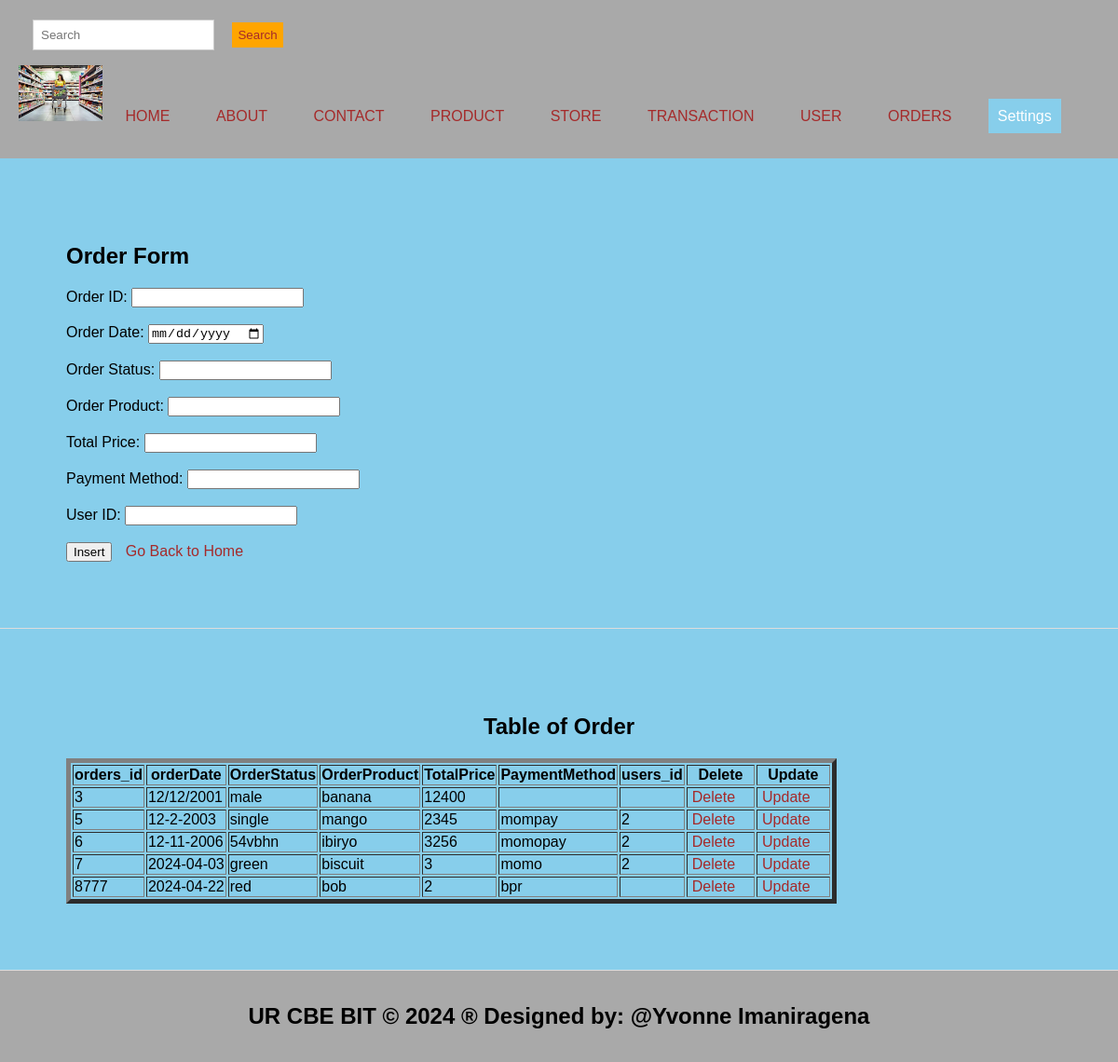
Page /222010062ImaniragenaYvonne/order.php on the committed database.
### tables this page shows
CREATE TABLE `orders` (
  `Orders_id` int(10) NOT NULL,
  `orderDate` varchar(220) DEFAULT NULL,
  `OrderStatus` varchar(220) DEFAULT NULL,
  `OrderProduct` varchar(220) DEFAULT NULL,
  `TotalPrice` varchar(220) DEFAULT NULL,
  `PaymentMethod` varchar(220) DEFAULT NULL,
  `Users_id` int(11) DEFAULT NULL
);

### 222010062ImaniragenaYvonne/order.php (the view, shortened to what this page needs)
<!DOCTYPE html>
<html lang="en">
<head>
  <link rel="stylesheet" type="text/css" href="style.css" title="style 1" media="screen, tv, projection, handheld, print"/>
</head>
<body style="background-color: skyblue;">
<header>
  <form class="d-flex" role="search" action="search.php">
    <input class="form-control me-2" type="search" placeholder="Search" aria-label="Search" name="query">
    <button class="btn btn-outline-success" type="submit">Search</button>
  </form>
  <ul style="list-style-type: none; padding: 0;">
    <li style="display: inline; margin-right: 10px;">
      <img src="./Images/store.AVIF" width="90" height="60" alt="Logo">
    </li>
    <li style="display: inline; margin-right: 10px;"><a href="./home.html">HOME</a></li>
    <li style="display: inline; margin-right: 10px;"><a href="./about.html">ABOUT</a></li>
    <li style="display: inline; margin-right: 10px;"><a href="./contact.html">CONTACT</a></li>
    <li style="display: inline; margin-right: 10px;"><a href="./product.php">PRODUCT</a></li>
    <li style="display: inline; margin-right: 10px;"><a href="./store.php">STORE</a></li>
    <li style="display: inline; margin-right: 10px;"><a href="./transaction.php">TRANSACTION</a></li>
    <li style="display: inline; margin-right: 10px;"><a href="./Users.php">USER</a></li>
    <li style="display: inline; margin-right: 10px;"><a href="./order.php">ORDERS</a></li>
    <li class="dropdown" style="display: inline; margin-right: 10px;">
      <a href="#" style="padding: 10px; color: white; background-color: skyblue; text-decoration: none; margin-right: 15px;">Settings</a>
    </li>
  </ul>
</header>
<section>
  <h1>Order Form</h1>
   <form method="post" onsubmit="return confirmInsert();">
  <form method="post">
    <label for="order_id">Order ID:</label>
    <input type="number" id="order_id" name="Orders_id" required><br><br>
    <label for="order_date">Order Date:</label>
    <input type="date" id="order_date" name="orderDate" required><br><br>
    <label for="order_status">Order Status:</label>
    <input type="text" id="order_status" name="OrderStatus" required><br><br>
    <label for="order_product">Order Product:</label>
    <input type="text" id="order_product" name="OrderProduct" required><br><br>
    <label for="total_price">Total Price:</label>
    <input type="number" id="total_price" name="TotalPrice" required><br><br>
    <label for="payment_method">Payment Method:</label>
    <input type="text" id="payment_method" name="PaymentMethod" required><br><br>
    <label for="user_id">User ID:</label>
    <input type="number" id="user_id" name="Users_id" required><br><br>
    <input type="submit" name="add" value="Insert">
    <a href="./home.html">Go Back to Home</a>
  </form>
</section>
<section>
  <center><h2>Table of Order</h2></center>
  <table border="5">
    <tr>
      <th>orders_id</th>
      <th>orderDate</th>
      <th>OrderStatus</th>
      <th>OrderProduct</th>
      <th>TotalPrice</th>
      <th>PaymentMethod</th>
      <th>users_id</th>
      <th>Delete</th>
      <th>Update</th>
    </tr>
    <?php
    $host = "localhost";
    $user = "root";
    $pass = "";
    $database = "online_store_management_system";
    $connection = new mysqli($host, $user, $pass, $database);
    $sql = "SELECT * FROM Orders";
    $result = $connection->query($sql);
    if ($result->num_rows > 0) {
        while ($row = $result->fetch_assoc()) {
            $Orders_id = $row['Orders_id'];
            echo "<tr>
                <td>" . $row['Orders_id'] . "</td>
                <td>" . $row['orderDate'] . "</td>
                <td>" . $row['OrderStatus'] . "</td>
                <td>" . $row['OrderProduct'] . "</td>
                <td>" . $row['TotalPrice'] . "</td>
                <td>" . $row['PaymentMethod'] . "</td>
                <td>" . $row['Users_id'] . "</td>
                <td><a style='padding:4px' href='delete_order.php?Orders_id=$Orders_id'>Delete</a></td>
                <td><a style='padding:4px' href='update_order.php?Orders_id=$Orders_id'>Update</a></td>
            </tr>";
        }
    } else {
        echo "<tr><td colspan='7'>No data found</td></tr>";
    }
    ?>
  </table>
</section>
<footer>
  <center><b><h2>UR CBE BIT &copy; 2024 &reg; Designed by: @Yvonne Imaniragena</h2></b></center>
</footer>
</body>
</html>

### 222010062ImaniragenaYvonne/style.css (style rules this page uses)
body { font-family: Arial, sans-serif; margin: 0; padding: 0; }
.form-control { padding: 8px; margin-left: 4px; border: 1px solid #ccc; }
.btn { padding: 6px; background-color: orange; color: brown; border: none; }
.dropdown { position: relative; display: inline; margin-right: 10px; }
body { font-family: Arial,sans-serif; margin:0; padding:0; }
header { background-color:darkgray; padding: 20px; }
.dropdown { position: right; display:right; direction:rtl; }
section { padding:28px; border-bottom: 1px solid #ddd; }
footer { text-align: center; padding: 15px; background-color:darkgray; }

### 222010062ImaniragenaYvonne/order.php (style rules this page uses)
a { padding: 10px; color: white; background-color: mango; text-decoration: none; margin-right: 15px; }
a:link { color: brown; }
button.btn { margin-left: 15px; margin-top: 4px; }
input.form-control { margin-left: 15px; padding: 8px; }
section { padding: 71px; border-bottom: 1px solid #ddd; }
footer { text-align: center; padding: 15px; background-color: darkgray; }

### rows in the picture
orders: Orders_id "3", orderDate "12/12/2001", OrderStatus "male", OrderProduct "banana", TotalPrice "12400"
orders: Orders_id "5", orderDate "12-2-2003", OrderStatus "single", OrderProduct "mango", TotalPrice "2345", PaymentMethod "mompay", Users "2"
orders: Orders_id "6", orderDate "12-11-2006", OrderStatus "54vbhn", OrderProduct "ibiryo", TotalPrice "3256", PaymentMethod "momopay", Users "2"
orders: Orders_id "7", orderDate "2024-04-03", OrderStatus "green", OrderProduct "biscuit", TotalPrice "3", PaymentMethod "momo", Users "2"
orders: Orders_id "8777", orderDate "2024-04-22", OrderStatus "red", OrderProduct "bob", TotalPrice "2", PaymentMethod "bpr"
